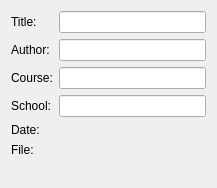
<?xml version="1.0" encoding="UTF-8"?>
<ui version="4.0">
 <class>Form</class>
 <widget class="QWidget" name="Form">
  <property name="geometry">
   <rect>
    <x>0</x>
    <y>0</y>
    <width>217</width>
    <height>188</height>
   </rect>
  </property>
  <property name="windowTitle">
   <string>Form</string>
  </property>
  <layout class="QFormLayout" name="formLayout">
   <item row="0" column="0">
    <widget class="QLabel" name="titleLabel">
     <property name="text">
      <string>Title:</string>
     </property>
    </widget>
   </item>
   <item row="0" column="1">
    <widget class="AMTLineEdit" name="titleLineEdit"/>
   </item>
   <item row="1" column="0">
    <widget class="QLabel" name="authorLabel">
     <property name="text">
      <string>Author:</string>
     </property>
    </widget>
   </item>
   <item row="1" column="1">
    <widget class="AMTLineEdit" name="authorLineEdit"/>
   </item>
   <item row="2" column="0">
    <widget class="QLabel" name="courseLabel">
     <property name="text">
      <string>Course:</string>
     </property>
    </widget>
   </item>
   <item row="2" column="1">
    <widget class="AMTLineEdit" name="courseLineEdit"/>
   </item>
   <item row="3" column="0">
    <widget class="QLabel" name="uniLabel">
     <property name="text">
      <string>School:</string>
     </property>
    </widget>
   </item>
   <item row="3" column="1">
    <widget class="AMTLineEdit" name="uniLineEdit"/>
   </item>
   <item row="4" column="0">
    <widget class="QLabel" name="dateLabel">
     <property name="text">
      <string>Date:</string>
     </property>
    </widget>
   </item>
   <item row="4" column="1">
    <widget class="AMTDateInput" name="dateInput" native="true"/>
   </item>
   <item row="5" column="0">
    <widget class="QLabel" name="fileLabel">
     <property name="text">
      <string>File:</string>
     </property>
    </widget>
   </item>
   <item row="5" column="1">
    <widget class="AMTEntryFileInput" name="fileInput" native="true"/>
   </item>
  </layout>
 </widget>
 <customwidgets>
  <customwidget>
   <class>AMTDateInput</class>
   <extends>QWidget</extends>
   <header>amt/views/customWidgets/amtinputwidgets</header>
   <container>1</container>
  </customwidget>
  <customwidget>
   <class>AMTLineEdit</class>
   <extends>QLineEdit</extends>
   <header>amt/views/customWidgets/amtinputwidgets</header>
  </customwidget>
  <customwidget>
   <class>AMTEntryFileInput</class>
   <extends>QWidget</extends>
   <header>amt/views/customWidgets/amtinputwidgets</header>
   <container>1</container>
  </customwidget>
 </customwidgets>
 <resources/>
 <connections/>
</ui>
